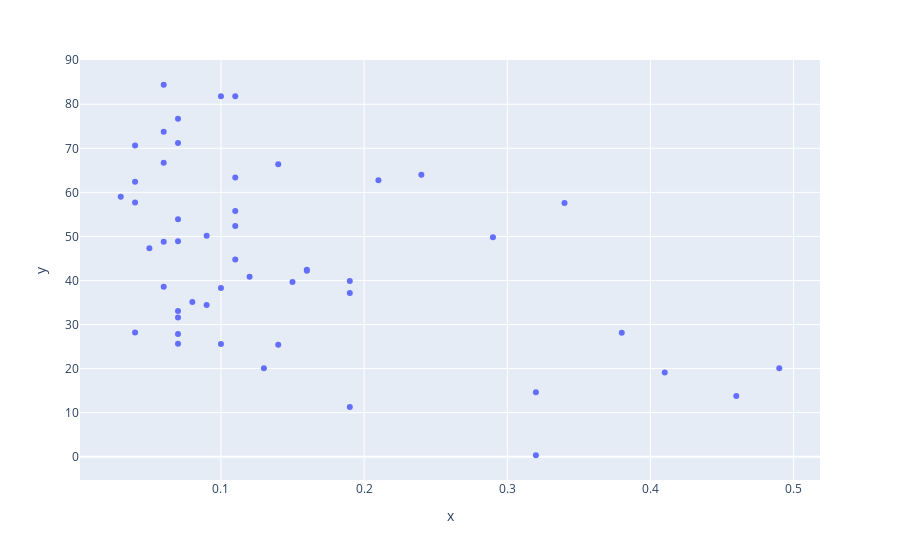

The notebook cell this image was saved under:
### Code cell
px.scatter(x=df['renewable_share'], y=df['electric_cleanliness'])

### Figure 1 — Plotly figure (JSON) as saved in the notebook; plotly's stock layout.template omitted (floating-point values rounded to 4 significant figures)
{"data": [{"hovertemplate": "x=%{x}<br>y=%{y}<extra></extra>", "legendgroup": "", "marker": {"color": "#636efa", "symbol": "circle"}, "mode": "markers", "name": "", "showlegend": false, "type": "scatter", "x": [0.15, 0.04, 0.12, 0.11, 0.14, 0.11, 0.07, 0.03, 0.07, 0.11, 0.11, 0.32, 0.07, 0.07, 0.29, 0.19, 0.06, 0.04, 0.41, 0.07, 0.07, 0.09, 0.16, 0.06, 0.06, 0.34, 0.21, 0.16, 0.19, 0.04, 0.14, 0.13, 0.1, 0.24, 0.04, 0.19, 0.49, 0.06, 0.05, 0.1, 0.38, 0.09, 0.07, 0.07, 0.32, 0.08, 0.46, 0.06, 0.11, 0.1], "xaxis": "x", "y": [39.66, 62.41, 40.86, 52.36, 25.42, 63.39, 27.83, 59.02, 48.89, 44.76, 81.79, 14.61, 33.07, 71.22, 49.81, 39.85, 73.78, 70.65, 19.09, 31.59, 25.66, 50.16, 42.43, 48.77, 66.72, 57.56, 62.76, 42.18, 11.28, 28.2, 66.4, 20.05, 38.26, 63.99, 57.72, 37.16, 20.05, 38.58, 47.33, 25.6, 28.11, 34.42, 53.92, 76.74, 0.3182, 35.13, 13.79, 84.43, 55.75, 81.84], "yaxis": "y"}], "layout": {"legend": {"tracegroupgap": 0}, "margin": {"t": 60}, "xaxis": {"anchor": "y", "domain": [0, 1], "title": {"text": "x"}}, "yaxis": {"anchor": "x", "domain": [0, 1], "title": {"text": "y"}}}}
